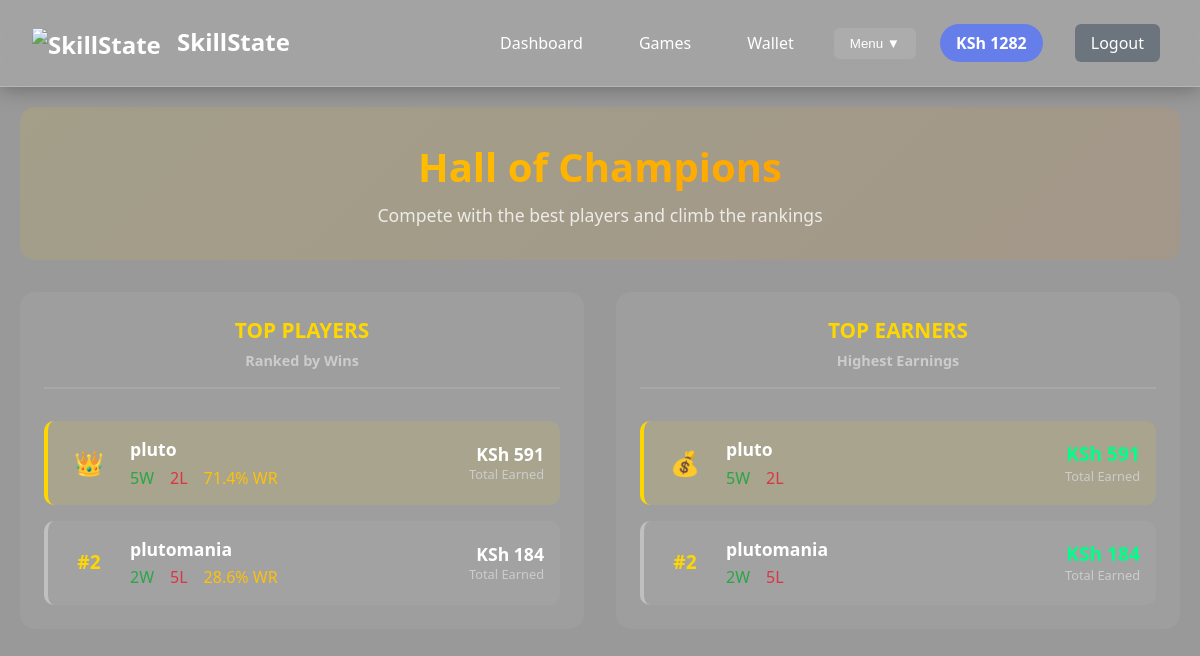
/leaderboard (signed in), run on the app's committed database.
### tables this page shows
CREATE TABLE users (
        id INTEGER PRIMARY KEY AUTOINCREMENT,
        username TEXT UNIQUE NOT NULL,
        email TEXT UNIQUE NOT NULL,
        password TEXT NOT NULL,
        balance REAL DEFAULT 0.0,
        wins INTEGER DEFAULT 0,
        losses INTEGER DEFAULT 0,
        total_earnings REAL DEFAULT 0.0,
        created_at TIMESTAMP DEFAULT CURRENT_TIMESTAMP
    , failed_login_attempts INTEGER DEFAULT 0, last_login_attempt TIMESTAMP, account_locked BOOLEAN DEFAULT 0, suspicious_activity_score INTEGER DEFAULT 0, phone TEXT, referred_by INTEGER, referral_earnings REAL DEFAULT 0, referral_code TEXT);

### app.py (the view)
@app.route('/leaderboard')
def leaderboard():
    if 'user_id' not in session:
        return redirect(url_for('login'))
    conn = sqlite3.connect('gamebet.db')
    c = conn.cursor()
    c.execute('''SELECT username, wins, losses, total_earnings,
                        CASE WHEN (wins + losses) > 0 THEN ROUND((wins * 100.0 / (wins + losses)), 1) ELSE 0 END as win_rate
                 FROM users WHERE username != 'admin' AND (wins + losses) > 0
                 ORDER BY wins DESC, win_rate DESC LIMIT 20''')
    top_players = c.fetchall()
    c.execute('''SELECT username, total_earnings, wins, losses
                 FROM users WHERE username != 'admin' AND total_earnings > 0
                 ORDER BY total_earnings DESC LIMIT 20''')
    top_earners = c.fetchall()
    conn.close()
    return render_template('leaderboard.html', top_players=top_players, top_earners=top_earners)

### templates/leaderboard.html
{% extends "base.html" %}
{% block content %}
<div class="leaderboard-hero">
    <h1 class="leaderboard-title">Hall of Champions</h1>
    <p class="leaderboard-subtitle">Compete with the best players and climb the rankings</p>
</div>
<div class="leaderboard-container">
    <div class="leaderboard-section">
        <div class="section-header">
            <h2 class="section-title">TOP PLAYERS</h2>
            <span class="section-subtitle">Ranked by Wins</span>
        </div>
        {% if top_players %}
            <div class="rankings-list">
                {% for player in top_players %}
                <div class="player-rank {% if loop.index <= 3 %}top-{{ loop.index }}{% endif %}">
                    <div class="rank-position">
                        {% if loop.index == 1 %}
                            <span class="crown">👑</span>
                        {% else %}
                            <span class="rank-number">#{{ loop.index }}</span>
                        {% endif %}
                    </div>
                    <div class="player-info">
                        <div class="player-name">{{ player[0] }}</div>
                        <div class="player-stats">
                            <span class="wins">{{ player[1] }}W</span>
                            <span class="losses">{{ player[2] }}L</span>
                            <span class="winrate">{{ player[4] }}% WR</span>
                        </div>
                    </div>
                    <div class="player-earnings">
                        <div class="earnings-amount">KSh {{ "%.0f"|format(player[3]) }}</div>
                        <div class="earnings-label">Total Earned</div>
                    </div>
                </div>
                {% endfor %}
            </div>
        {% else %}
            <div class="empty-state">
                <div class="empty-icon">🎮</div>
                <div class="empty-text">No champions yet! Be the first to claim the throne.</div>
            </div>
        {% endif %}
    </div>
    <div class="leaderboard-section">
        <div class="section-header">
            <h2 class="section-title">TOP EARNERS</h2>
            <span class="section-subtitle">Highest Earnings</span>
        </div>
        {% if top_earners %}
            <div class="rankings-list">
                {% for earner in top_earners %}
                <div class="player-rank {% if loop.index <= 3 %}top-{{ loop.index }}{% endif %}">
                    <div class="rank-position">
                        {% if loop.index == 1 %}
                            <span class="crown">💰</span>
                        {% else %}
                            <span class="rank-number">#{{ loop.index }}</span>
                        {% endif %}
                    </div>
                    <div class="player-info">
                        <div class="player-name">{{ earner[0] }}</div>
                        <div class="player-stats">
                            <span class="wins">{{ earner[2] }}W</span>
                            <span class="losses">{{ earner[3] }}L</span>
                        </div>
                    </div>
                    <div class="player-earnings highlight">
                        <div class="earnings-amount">KSh {{ "%.0f"|format(earner[1]) }}</div>
                        <div class="earnings-label">Total Earned</div>
                    </div>
                </div>
                {% endfor %}
            </div>
        {% else %}
            <div class="empty-state">
                <div class="empty-icon">💸</div>
                <div class="empty-text">No earnings recorded yet! Start playing to make money.</div>
            </div>
        {% endif %}
    </div>
</div>
{% endblock %}

### templates/base.html (style rules this page uses)
* { margin: 0; padding: 0; box-sizing: border-box; z-index: auto; }
body { font-family: 'Segoe UI', sans-serif; background: linear-gradient(rgba(0,0,0,0.4), rgba(0,0,0,0.4)), url('https://images.unsplash.com/photo-1542751371-adc38448a05e?w=1920&h=1080&fit=crop&crop=center'); background-size: cover; background-attachment: fixed; min-height: 100vh; color: white; font-size: 16px; line-height: 1.4; position: relative; z-index: 0; }
.section-header { color: #ffc107; font-weight: bold; font-size: 0.95rem; }
.leaderboard-hero { text-align: center; padding: 2rem 0; background: linear-gradient(135deg, rgba(255,215,0,0.1), rgba(255,140,0,0.1)); border-radius: 15px; margin-bottom: 2rem; }
.leaderboard-title { font-size: 2.5rem; font-weight: bold; background: linear-gradient(135deg, #FFD700, #FF8C00); -webkit-background-clip: text; -webkit-text-fill-color: transparent; margin-bottom: 0.5rem; }
.leaderboard-subtitle { font-size: 1.1rem; opacity: 0.8; }
.leaderboard-container { display: grid; grid-template-columns: 1fr 1fr; gap: 2rem; }
.leaderboard-section { background: rgba(255,255,255,0.05); border-radius: 15px; padding: 1.5rem; }
.section-header { text-align: center; margin-bottom: 2rem; padding-bottom: 1rem; border-bottom: 2px solid rgba(255,255,255,0.1); }
.section-title { font-size: 1.3rem; font-weight: bold; color: #FFD700; margin-bottom: 0.3rem; }
.section-subtitle { color: #ccc; font-size: 0.9rem; }
.rankings-list { display: flex; flex-direction: column; gap: 1rem; }
.player-rank { display: flex; align-items: center; padding: 1rem; background: rgba(255,255,255,0.05); border-radius: 10px; border-left: 4px solid transparent; transition: all 0.3s; }
.player-rank.top-1 { border-left-color: #FFD700; background: rgba(255,215,0,0.1); }
.player-rank.top-2 { border-left-color: #C0C0C0; background: rgba(192,192,192,0.1); }
.rank-position { width: 50px; text-align: center; }
.crown { font-size: 1.5rem; }
.rank-number { font-size: 1.2rem; font-weight: bold; color: #FFD700; }
.player-info { flex: 1; margin-left: 1rem; }
.player-name { font-size: 1.1rem; font-weight: bold; margin-bottom: 0.3rem; }
.player-stats { display: flex; gap: 1rem; }
.wins { color: #28a745; font-weight: 500; }
.losses { color: #dc3545; font-weight: 500; }
.winrate { color: #ffc107; font-weight: 500; }
.player-earnings { text-align: right; }
.player-earnings.highlight .earnings-amount { color: #00ff88; font-size: 1.2rem; }
.earnings-amount { font-size: 1.1rem; font-weight: bold; }
.earnings-label { font-size: 0.8rem; color: #ccc; }

### data on the page
users: username "pluto", wins "5", losses "2", player "71.4", total_earnings "591"
users: username "plutomania", wins "2", losses "5", player "28.6", total_earnings "184"

### other printed values
{{ "%.0f"|format(session.balance) }} "1282"
